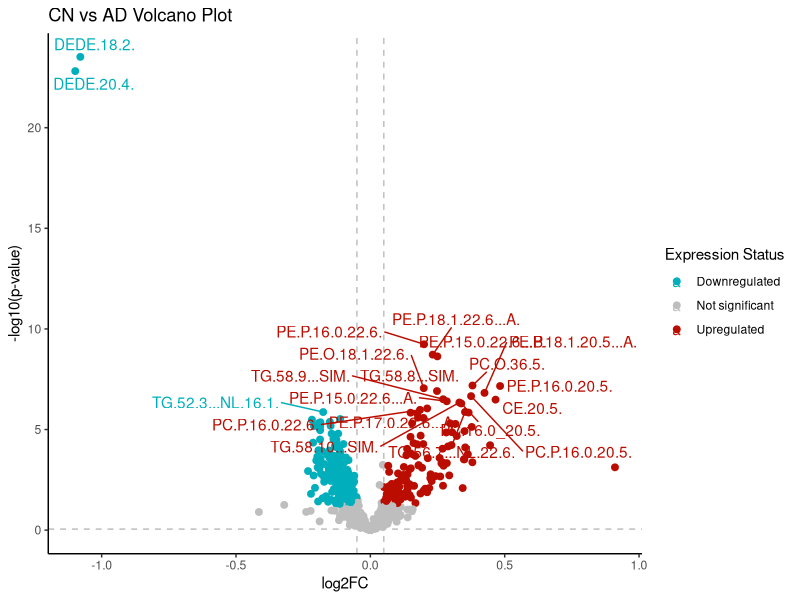

Write R code to recreate this figure.
library(tidyverse)
library(RColorBrewer)
library(ggrepel)

df_mci_ad_LS <- read.csv("Statistics/test/mci_ad_LS.csv")
df_cn_mci_LS <- read.csv("Statistics/test/cn_mci_LS.csv")
df_cn_ad_LS <- read.csv("Statistics/test/cn_ad_LS.csv")
df_mci_ad_LC <- read.csv("Statistics/test/mci_ad_LC.csv")
df_cn_mci_LC <- read.csv("Statistics/test/cn_mci_LC.csv")
df_cn_ad_LC <- read.csv("Statistics/test/cn_ad_LC.csv")


####### MCI vs AD for Lipid Species ################
df_mci_ad_LS$diffexpressed <- 'NO'
df_mci_ad_LS$diffexpressed[df_mci_ad_LS$log2FC > 0.05 & df_mci_ad_LS$p_value < 0.05] <- 'UP'
df_mci_ad_LS$diffexpressed[df_mci_ad_LS$log2FC < -0.05 & df_mci_ad_LS$p_value < 0.05] <- 'DOWN'

top20degs <- head(df_mci_ad_LS[order(df_mci_ad_LS$p_value), 'Feature'], 20)
df_mci_ad_LS$delabel <- ifelse(df_mci_ad_LS$Feature %in% top20degs, df_mci_ad_LS$Feature, NA)

p1 <- ggplot(data = df_mci_ad_LS, aes(x = log2FC, y = -log10(p_value), col = diffexpressed, label = delabel)) + 
    geom_vline(xintercept = c(-0.05, 0.05), col = 'gray', linetype = 'dashed') +
    geom_hline(yintercept = (0.05), col = 'gray', linetype = 'dashed') +
    geom_point(size = 2) +
    theme_classic() +
    scale_color_manual(
        values = c("#00AFBB", "grey", "#bb0c00"),
        labels = c("Downregulated", "Not significant", "Upregulated")) +
    labs(x = "log2FC",
         y = "-log10(p-value)",
         color = "Expression Status") +
    ggtitle('MCI vs AD Volcano Plot') +
    geom_text_repel(max.overlaps = Inf)

####### CN vs MCI for Lipid Species ################
df_cn_mci_LS$diffexpressed <- 'NO'
df_cn_mci_LS$diffexpressed[df_cn_mci_LS$log2FC > 0.05 & df_cn_mci_LS$p_value < 0.05] <- 'UP'
df_cn_mci_LS$diffexpressed[df_cn_mci_LS$log2FC < -0.05 & df_cn_mci_LS$p_value < 0.05] <- 'DOWN'

top20degs <- head(df_cn_mci_LS[order(df_cn_mci_LS$p_value), 'Feature'], 20)
df_cn_mci_LS$delabel <- ifelse(df_cn_mci_LS$Feature %in% top20degs, df_cn_mci_LS$Feature, NA)

p2 <- ggplot(data = df_cn_mci_LS, aes(x = log2FC, y = -log10(p_value), col = diffexpressed, label = delabel)) + 
    geom_vline(xintercept = c(-0.05, 0.05), col = 'gray', linetype = 'dashed') +
    geom_hline(yintercept = (0.05), col = 'gray', linetype = 'dashed') +
    geom_point(size = 2) +
    theme_classic() +
    scale_color_manual(
        values = c("#00AFBB", "grey", "#bb0c00"),
        labels = c("Downregulated", "Not significant", "Upregulated")) +
    labs(x = "log2FC",
         y = "-log10(p-value)",
         color = "Expression Status") +
    ggtitle('CN vs MCI Volcano Plot') +
    geom_text_repel(max.overlaps = Inf)

####### CN vs AD for Lipid Species ################

df_cn_ad_LS$diffexpressed <- 'NO'
df_cn_ad_LS$diffexpressed[df_cn_ad_LS$log2FC > 0.05 & df_cn_ad_LS$p_value < 0.05] <- 'UP'
df_cn_ad_LS$diffexpressed[df_cn_ad_LS$log2FC < -0.05 & df_cn_ad_LS$p_value < 0.05] <- 'DOWN'

top20degs <- head(df_cn_ad_LS[order(df_cn_ad_LS$p_value), 'Feature'], 20)
df_cn_ad_LS$delabel <- ifelse(df_cn_ad_LS$Feature %in% top20degs, df_cn_ad_LS$Feature, NA)

p3 <- ggplot(data = df_cn_ad_LS, aes(x = log2FC, y = -log10(p_value), col = diffexpressed, label = delabel)) + 
    geom_vline(xintercept = c(-0.05, 0.05), col = 'gray', linetype = 'dashed') +
    geom_hline(yintercept = (0.05), col = 'gray', linetype = 'dashed') +
    geom_point(size = 2) +
    theme_classic() +
    scale_color_manual(
        values = c("#00AFBB", "grey", "#bb0c00"),
        labels = c("Downregulated", "Not significant", "Upregulated")) +
    labs(x = "log2FC",
         y = "-log10(p-value)",
         color = "Expression Status") +
    ggtitle('CN vs AD Volcano Plot') +
    geom_text_repel(max.overlaps = Inf)


####### MCI vs AD for Lipid Classes ################
df_mci_ad_LC$diffexpressed <- 'NO'
df_mci_ad_LC$diffexpressed[df_mci_ad_LC$log2FC > 0.05 & df_mci_ad_LC$p_value < 0.05] <- 'UP'
df_mci_ad_LC$diffexpressed[df_mci_ad_LC$log2FC < -0.05 & df_mci_ad_LC$p_value < 0.05] <- 'DOWN'

top20degs <- head(df_mci_ad_LC[order(df_mci_ad_LC$p_value), 'Feature'], 20)
df_mci_ad_LC$delabel <- ifelse(df_mci_ad_LC$Feature %in% top20degs, df_mci_ad_LC$Feature, NA)

p4 <- ggplot(data = df_mci_ad_LC, aes(x = log2FC, y = -log10(p_value), col = diffexpressed, label = delabel)) + 
    geom_vline(xintercept = c(-0.05, 0.05), col = 'gray', linetype = 'dashed') +
    geom_hline(yintercept = (0.05), col = 'gray', linetype = 'dashed') +
    geom_point(size = 2) +
    theme_classic() +
    scale_color_manual(
        values = c("#00AFBB", "grey", "#bb0c00"),
        labels = c("Downregulated", "Not significant", "Upregulated")) +
    labs(x = "log2FC",
         y = "-log10(p-value)",
         color = "Expression Status") +
    ggtitle('MCI vs AD Volcano Plot') +
    geom_text_repel(max.overlaps = Inf)

####### CN vs MCI for Lipid Classes ################
df_cn_mci_LC$diffexpressed <- 'NO'
df_cn_mci_LC$diffexpressed[df_cn_mci_LC$log2FC > 0.05 & df_cn_mci_LC$p_value < 0.05] <- 'UP'
df_cn_mci_LC$diffexpressed[df_cn_mci_LC$log2FC < -0.05 & df_cn_mci_LC$p_value < 0.05] <- 'DOWN'

top20degs <- head(df_cn_mci_LC[order(df_cn_mci_LC$p_value), 'Feature'], 20)
df_cn_mci_LC$delabel <- ifelse(df_cn_mci_LC$Feature %in% top20degs, df_cn_mci_LC$Feature, NA)

p5 <- ggplot(data = df_cn_mci_LC, aes(x = log2FC, y = -log10(p_value), col = diffexpressed, label = delabel)) + 
    geom_vline(xintercept = c(-0.05, 0.05), col = 'gray', linetype = 'dashed') +
    geom_hline(yintercept = (0.05), col = 'gray', linetype = 'dashed') +
    geom_point(size = 2) +
    theme_classic() +
    scale_color_manual(
        values = c("#00AFBB", "grey", "#bb0c00"),
        labels = c("Downregulated", "Not significant", "Upregulated")) +
    labs(x = "log2FC",
         y = "-log10(p-value)",
         color = "Expression Status") +
    ggtitle('CN vs MCI Volcano Plot') +
    geom_text_repel(max.overlaps = Inf)

####### CN vs AD for Lipid Classes ################
df_cn_ad_LC$diffexpressed <- 'NO'
df_cn_ad_LC$diffexpressed[df_cn_ad_LC$log2FC > 0.05 & df_cn_ad_LC$p_value < 0.05] <- 'UP'
df_cn_ad_LC$diffexpressed[df_cn_ad_LC$log2FC < -0.05 & df_cn_ad_LC$p_value < 0.05] <- 'DOWN'

top20degs <- head(df_cn_ad_LC[order(df_cn_ad_LC$p_value), 'Feature'], 20)
df_cn_ad_LC$delabel <- ifelse(df_cn_ad_LC$Feature %in% top20degs, df_cn_ad_LC$Feature, NA)

p6 <- ggplot(data = df_cn_ad_LC, aes(x = log2FC, y = -log10(p_value), col = diffexpressed, label = delabel)) + 
    geom_vline(xintercept = c(-0.05, 0.05), col = 'gray', linetype = 'dashed') +
    geom_hline(yintercept = (0.05), col = 'gray', linetype = 'dashed') +
    geom_point(size = 2) +
    theme_classic() +
    scale_color_manual(
        values = c("#00AFBB", "grey", "#bb0c00"),
        labels = c("Downregulated", "Not significant", "Upregulated")) +
    labs(x = "log2FC",
         y = "-log10(p-value)",
         color = "Expression Status") +
    ggtitle('CN vs AD Volcano Plot') +
    geom_text_repel(max.overlaps = Inf)

#############################
print(p3)

